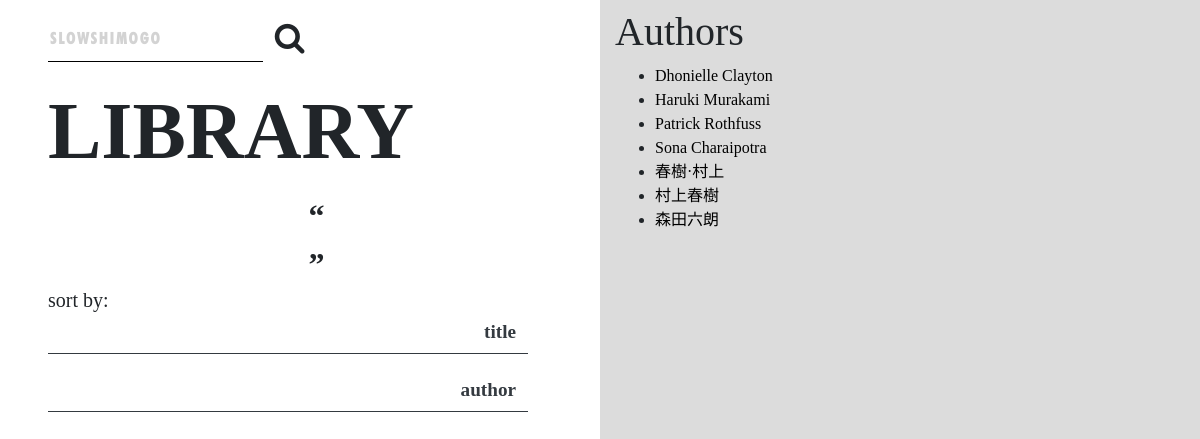
The app's page /catalog/authors/, older data.
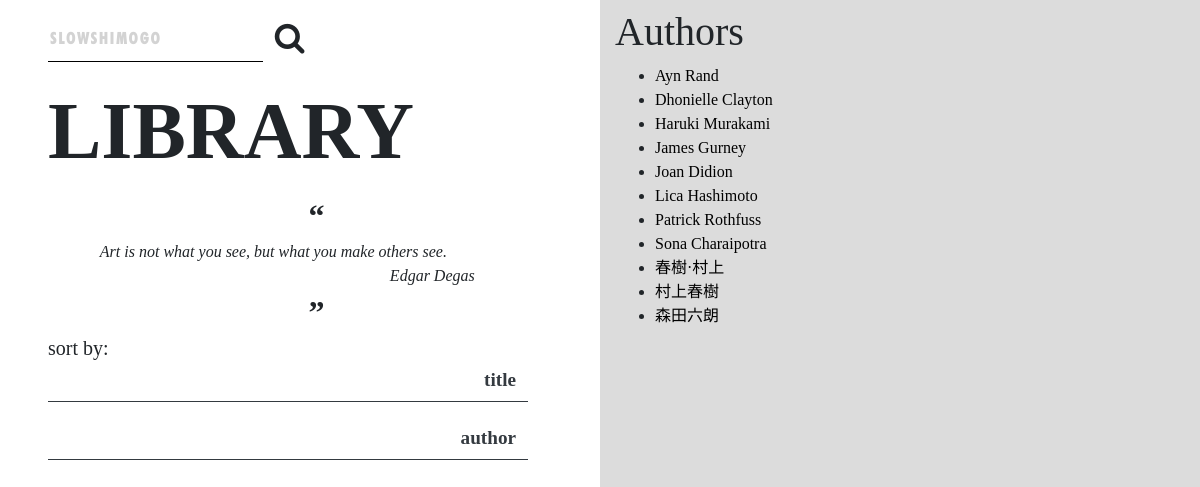
The same page, newer data.
### catalog/models.py (models this page shows, shortened)
class Author(models.Model):
    name = models.CharField(max_length=150)
    def get_absolute_url(self):
        return reverse('author-detail', args=[str(self.id)])
    class Meta:
        ordering = ['name']

class Quote(models.Model):
    quote = models.TextField(max_length=1000, help_text='Enter your favourite quote')
    author = models.CharField(max_length=200)

### catalog/views.py (the view)
# urls.py: path('authors/', views.AuthorListView.as_view(), name='authors'),
class AuthorListView(generic.ListView):
    model = Author

### lilianlibrary/context_processor.py (called while the page is built)
def quote_generator(request):
    total_quotes = Quote.objects.all().count()
    if total_quotes == 0:
        return {'random_quote': ''}
    random_id = sample(range(1, total_quotes + 1), 1)
    random_quote = Quote.objects.filter(id__in=random_id)
    return {'random_quote': random_quote}

### catalog/templates/catalog/author_list.html (shortened to what this page needs)
{% extends "layout.html" %}
{% block content %}
    <div class="container h-100 mt-2">
        {% if author_list %}
            <h1>Authors</h1>
            <ul>
                {% for author in author_list %}
                    <li>
                    <a href="{{ author.get_absolute_url }}">
                        {{ author.name }}
                    </a>
                    </li>
                {% endfor %}
            </ul>
        {% else %}
            <p>No authors available.</p>
        {% endif %}
    </div>
{% endblock %}

### catalog/templates/layout.html (shortened to what this page needs)
<!DOCTYPE html>
<html lang="en-US">
<head>
    <link rel="stylesheet" href="https://stackpath.bootstrapcdn.com/bootstrap/4.5.0/css/bootstrap.min.css">
    <link rel="stylesheet" href="https://use.typekit.net/ygt2xei.css">
    {% load static %}
    <link rel="stylesheet" href="{% static 'css/styles.css' %}">
    <link rel="stylesheet" href="https://cdnjs.cloudflare.com/ajax/libs/font-awesome/4.7.0/css/font-awesome.min.css">
</head>
<body>
    <div class="container-fluid">
        <div id="contents" class="row">
            <nav id="menu" class="col-md-6 d-none d-sm-none d-md-block pl-5">
                <form action="{% url 'search' %}" method="GET">
                    <div class="input-group input-group-lg my-3">
                        <input class="search-box" type="text" name="search" placeholder="SLOWSHIMOGO"/>
                        <button id="search-button" class='btn' type="submit">
                            <i id="icon" class="fa fa-search icon-large"></i>
                        </button>
                    </div>
                </form>
                <a href="{% url 'index' %}" class="text-body navbar-brand">
                    <h1 id="main-title" class="font-weight-bold">LIBRARY</h1>
                </a>
                <div>
                    <p class="text-center quotation mb-0">“</p>
                    <div class="text-center mx-4 w-75">
                        <p id="quote" class="font-italic text-center mb-0">
                            {% for quote in random_quote %}
                                {{ quote.quote }}
                        </p>
                        <p id="author" class="font-italic text-right mb-0">{{ quote.author}}</p>
                            {% endfor %}
                    </div>
                    <p class="text-center quotation mb-0">”</p>
                </div>
                <h5 class="mb-0">sort by:</h5>
                <div class="d-flex flex-column">
                    <a class="mb-3" href="{% url 'books' %}">
                        <div class="btn btn-outline-dark menu-buttons">
                            <p class="text-right font-weight-bold mb-0">
                                title
                            </p>
                        </div>
                    </a>
                    <a class="mb-3" href="{% url 'authors' %}">
                        <div class="btn btn-outline-dark menu-buttons">
                            <p class="text-right font-weight-bold mb-0">
                                author
                            </p>
                        </div>
                    </a>
                </div>
            </nav>
            <div id="content" class="col-md-6 px-0">
                {% block content %}{% endblock %}
            </div>
        </div>
    </div>
</body>
</html>

### catalog/static/css/styles.css (style rules this page uses)
.search-box::placeholder { font-family: 'Futura Bold', sans-serif; opacity: 1; letter-spacing: 2px; color: LightGray; font-weight: bold; }
body { font-family: adobe-garamond-pro, serif; }
#menu { height: 100vh; }
#content { height: 100vh; overflow: hidden; background-color: Gainsboro; }
.search-box { border: none; border-bottom-style: solid; border-width: 1px; width: 40% }
#search-button { border: none; background-color: inherit; }
#icon { font-size: 2em; }
#main-title { text-decoration: none; font-size: 4em; }
.quotation { font-weight: bold; font-size: 2em; }
.btn { border: none; border-bottom-style: solid; border-width: 1px; border-radius: 0; }
.menu-buttons { width: 40vw; }
.menu-buttons > p { font-size: 1.2em; }
li a { color: black; }

Row changes from the older to the newer data that the page shows:
added Quote: quote "Art is not what you see, but what you make others see.", author "Edgar Degas"
added Author: name "Ayn Rand"
added Author: name "James Gurney"
added Author: name "Joan Didion"
added Author: name "Lica Hashimoto"
